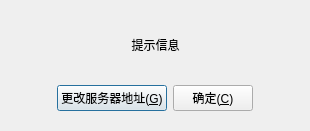
<?xml version="1.0" encoding="UTF-8"?>
<ui version="4.0">
 <class>contentDialog_2</class>
 <widget class="QDialog" name="contentDialog_2">
  <property name="geometry">
   <rect>
    <x>0</x>
    <y>0</y>
    <width>310</width>
    <height>131</height>
   </rect>
  </property>
  <property name="sizePolicy">
   <sizepolicy hsizetype="Fixed" vsizetype="Fixed">
    <horstretch>0</horstretch>
    <verstretch>0</verstretch>
   </sizepolicy>
  </property>
  <property name="windowTitle">
   <string>提示</string>
  </property>
  <property name="styleSheet">
   <string notr="true"/>
  </property>
  <widget class="QWidget" name="verticalLayoutWidget">
   <property name="geometry">
    <rect>
     <x>20</x>
     <y>10</y>
     <width>271</width>
     <height>101</height>
    </rect>
   </property>
   <layout class="QVBoxLayout" name="verticalLayout">
    <item>
     <widget class="QLabel" name="label">
      <property name="text">
       <string>提示信息</string>
      </property>
      <property name="alignment">
       <set>Qt::AlignCenter</set>
      </property>
     </widget>
    </item>
    <item>
     <layout class="QHBoxLayout" name="horizontalLayout">
      <item>
       <spacer name="horizontalSpacer">
        <property name="orientation">
         <enum>Qt::Horizontal</enum>
        </property>
        <property name="sizeHint" stdset="0">
         <size>
          <width>40</width>
          <height>20</height>
         </size>
        </property>
       </spacer>
      </item>
      <item>
       <widget class="QPushButton" name="pushButton_2">
        <property name="text">
         <string>更改服务器地址(&amp;G)</string>
        </property>
       </widget>
      </item>
      <item>
       <widget class="QPushButton" name="pushButton">
        <property name="text">
         <string>确定(&amp;C)</string>
        </property>
       </widget>
      </item>
      <item>
       <spacer name="horizontalSpacer_2">
        <property name="orientation">
         <enum>Qt::Horizontal</enum>
        </property>
        <property name="sizeHint" stdset="0">
         <size>
          <width>40</width>
          <height>20</height>
         </size>
        </property>
       </spacer>
      </item>
     </layout>
    </item>
   </layout>
  </widget>
 </widget>
 <resources/>
 <connections/>
</ui>
